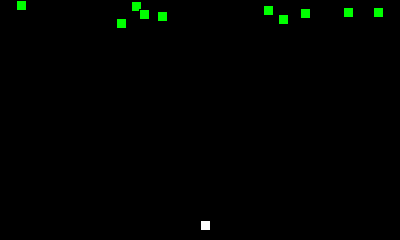
Frame 1 (no input)
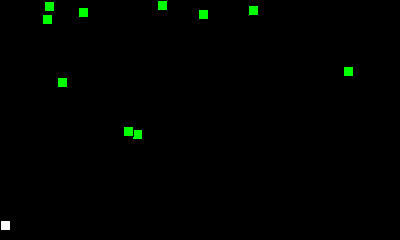
Frame 60 (the mouse pressed at the canvas centre just before this capture)
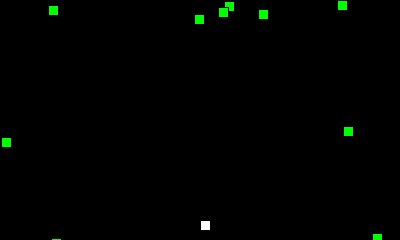
Frame 120 (the mouse held since frame 60 and released just before this capture)

The Processing sketch that drew these frames (run headless with seeded random() and noise(); from frame 60 on, the mouse is pressed at the canvas centre):

// Processing sketch: processing_60815
// ── processing_60815.pde

int shipx;
int shipy;

int bulletx;
int bullety;

alien_class alien[];

class alien_class
{
  int alienx;
  int alieny;
  int alienxv;
  int alienyv;

  alien_class()
  {
    alienx=(int)(random(width));
    alieny=(int)(random(20));
    alienxv=(int)(random(11)); // 0 - 10
    alienxv-=5;
    alienyv=(int)(random(3));
    }

  void alien_update()
  {
    move_alien();
    fill(0, 255, 0);
    rect(alienx, alieny, 10, 10);
  }

  void move_alien()
  {
    alienx+=alienxv;
    if (alienx>width) alienxv=-alienxv;
    if (alienx<0) alienxv=-alienxv;

    alieny+=alienyv;
    if (alieny>height) alienyv=-alienyv;
    if (alieny<0) alienyv=-alienyv;
  }
}


void setup()
{
  size(400, 240);
  frameRate(30);

  alien = new alien_class[10];
  
  for (int i=0; i<10; i++) alien[i] = new alien_class();
  
  bulletx=-1; // if the bullets x coordinate is -1 we consider it not firing.
  shipx=width/2;
  shipy=height-20;

  fill(255);
  stroke(0);
}

void draw()
{
  background(0);

  fill(0, 255, 0);
  fill(255);
  rect(shipx, shipy, 10, 10);

  if (bulletx>0)
  {
    fill(255, 0, 0);
    rect(bulletx, bullety, 4, 4);
    bullety-=5;
    if (bullety<0) bulletx=-1;
  }

  for (int i=0; i<10; i++) alien[i].alien_update();
  
  move_ship();
}

void move_ship()
{
  if (mouseX>shipx) shipx+=5;
  if (mouseX<shipx) shipx-=5;
}


void mousePressed() {
  if (bulletx>=0) return; // do not fire if a bullet is already fired
  bulletx=shipx;
  bullety=shipy-5;
}
